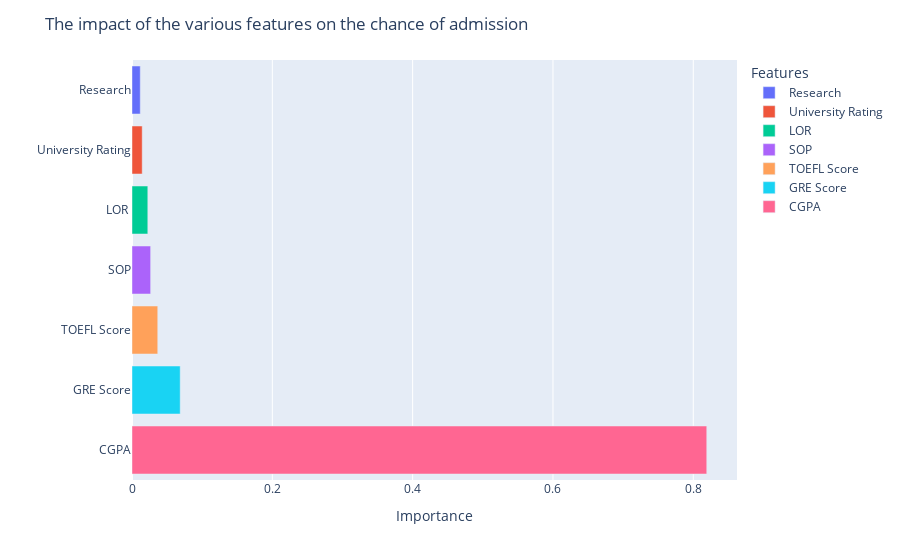

Source (notebook cell):
### Code cell
fig = px.bar(importance_frame, y='Features', x='Importance', color='Features',orientation='h')

fig.update_layout(title='The impact of the various features on the chance of admission',
                   xaxis_title='Importance',
                   yaxis_title='' )
fig.show()

### Figure 1 — Plotly figure (JSON) as saved in the notebook; plotly's stock layout.template omitted (floating-point values rounded to 4 significant figures)
{"data": [{"alignmentgroup": "True", "hovertemplate": "Features=%{y}<br>Importance=%{x}<extra></extra>", "legendgroup": "Research", "marker": {"color": "#636efa"}, "name": "Research", "offsetgroup": "Research", "orientation": "h", "showlegend": true, "textposition": "auto", "type": "bar", "x": [0.01177], "xaxis": "x", "y": ["Research"], "yaxis": "y"}, {"alignmentgroup": "True", "hovertemplate": "Features=%{y}<br>Importance=%{x}<extra></extra>", "legendgroup": "University Rating", "marker": {"color": "#EF553B"}, "name": "University Rating", "offsetgroup": "University Rating", "orientation": "h", "showlegend": true, "textposition": "auto", "type": "bar", "x": [0.01455], "xaxis": "x", "y": ["University Rating"], "yaxis": "y"}, {"alignmentgroup": "True", "hovertemplate": "Features=%{y}<br>Importance=%{x}<extra></extra>", "legendgroup": "LOR ", "marker": {"color": "#00cc96"}, "name": "LOR ", "offsetgroup": "LOR ", "orientation": "h", "showlegend": true, "textposition": "auto", "type": "bar", "x": [0.02254], "xaxis": "x", "y": ["LOR "], "yaxis": "y"}, {"alignmentgroup": "True", "hovertemplate": "Features=%{y}<br>Importance=%{x}<extra></extra>", "legendgroup": "SOP", "marker": {"color": "#ab63fa"}, "name": "SOP", "offsetgroup": "SOP", "orientation": "h", "showlegend": true, "textposition": "auto", "type": "bar", "x": [0.02656], "xaxis": "x", "y": ["SOP"], "yaxis": "y"}, {"alignmentgroup": "True", "hovertemplate": "Features=%{y}<br>Importance=%{x}<extra></extra>", "legendgroup": "TOEFL Score", "marker": {"color": "#FFA15A"}, "name": "TOEFL Score", "offsetgroup": "TOEFL Score", "orientation": "h", "showlegend": true, "textposition": "auto", "type": "bar", "x": [0.0367], "xaxis": "x", "y": ["TOEFL Score"], "yaxis": "y"}, {"alignmentgroup": "True", "hovertemplate": "Features=%{y}<br>Importance=%{x}<extra></extra>", "legendgroup": "GRE Score", "marker": {"color": "#19d3f3"}, "name": "GRE Score", "offsetgroup": "GRE Score", "orientation": "h", "showlegend": true, "textposition": "auto", "type": "bar", "x": [0.06869], "xaxis": "x", "y": ["GRE Score"], "yaxis": "y"}, {"alignmentgroup": "True", "hovertemplate": "Features=%{y}<br>Importance=%{x}<extra></extra>", "legendgroup": "CGPA", "marker": {"color": "#FF6692"}, "name": "CGPA", "offsetgroup": "CGPA", "orientation": "h", "showlegend": true, "textposition": "auto", "type": "bar", "x": [0.8192], "xaxis": "x", "y": ["CGPA"], "yaxis": "y"}], "layout": {"barmode": "relative", "legend": {"title": {"text": "Features"}, "tracegroupgap": 0}, "margin": {"t": 60}, "title": {"text": "The impact of the various features on the chance of admission"}, "xaxis": {"anchor": "y", "domain": [0, 1], "title": {"text": "Importance"}}, "yaxis": {"anchor": "x", "categoryarray": ["CGPA", "GRE Score", "TOEFL Score", "SOP", "LOR ", "University Rating", "Research"], "categoryorder": "array", "domain": [0, 1], "title": {"text": ""}}}}
